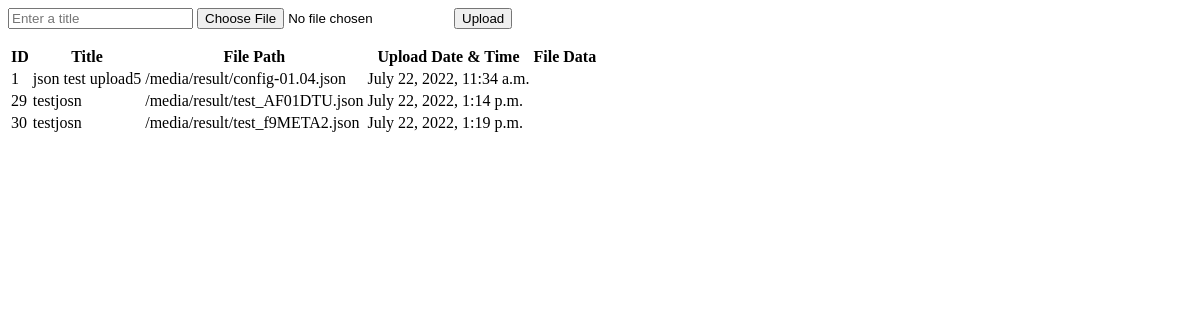
Before: /upload with the older database file.
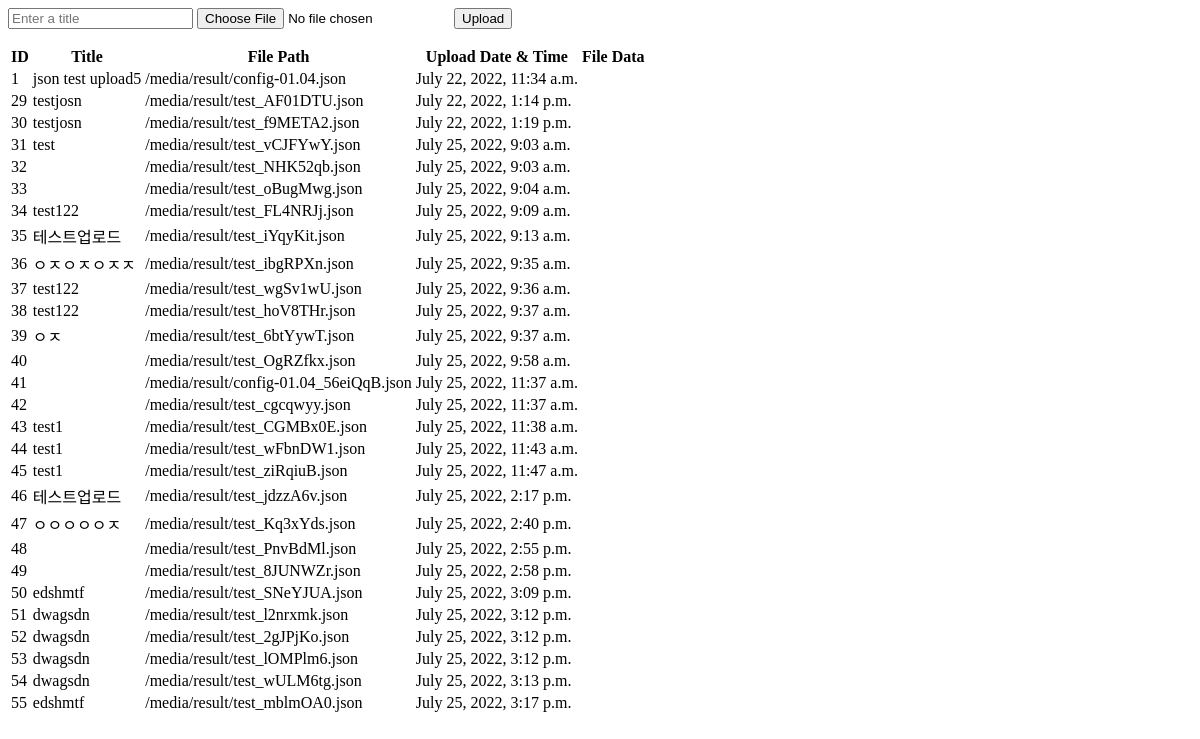
After: the same page with the newer database file.
### blog/models.py (models this page shows)
class Document(models.Model):
    title = models.CharField(max_length=200)
    uploadedFile = models.FileField(upload_to="result/")
    dateTimeOfUpload = models.DateTimeField(auto_now=True)
    contents = models.CharField(null=True, default='', max_length=5000)

### blog/views.py (the view, shortened to what this page needs)
# urls.py: path("", views.uploadFile, name="upload-file"),
def uploadFile(request):
    documents = models.Document.objects.all()
    return render(request, "blog/upload-file.html", context={
        "files": documents
    })

### blog/templates/blog/upload-file.html (shortened to what this page needs)
<form
  action="{% url 'upload-file' %}"
  method="POST"
  enctype="multipart/form-data"
>
  <input type="text" name="fileTitle" placeholder="Enter a title" />
  <input type="file" name="uploadedFile" accept=".json" />
  <input type="submit" value="Upload" />
</form>
<table>
  <tr>
    <th>ID</th>
    <th>Title</th>
    <th>File Path</th>
    <th>Upload Date & Time</th>
    <th>File Data</th>
  </tr>
  {% for file in files %}
  <tr>
    <td>{{ file.id }}</td>
    <td>{{ file.title }}</td>
    <td>{{ file.uploadedFile.url }}</td>
    <td>{{ file.dateTimeOfUpload }}</td>
    <td>{{ file.contents }}</td>
    <td></td>
  </tr>
  {% endfor %}
</table>

Changed rows visible on the page:
added Document: id "31", title "test", uploadedFile "/media/result/test_vCJFYwY.json", dateTimeOfUpload "July 25, 2022, 9:03 a.m."
added Document: id "32", uploadedFile "/media/result/test_NHK52qb.json", dateTimeOfUpload "July 25, 2022, 9:03 a.m."
added Document: id "33", uploadedFile "/media/result/test_oBugMwg.json", dateTimeOfUpload "July 25, 2022, 9:04 a.m."
added Document: id "34", title "test122", uploadedFile "/media/result/test_FL4NRJj.json", dateTimeOfUpload "July 25, 2022, 9:09 a.m."
added Document: id "35", title "테스트업로드", uploadedFile "/media/result/test_iYqyKit.json", dateTimeOfUpload "July 25, 2022, 9:13 a.m."
added Document: id "36", title "ㅇㅈㅇㅈㅇㅈㅈ", uploadedFile "/media/result/test_ibgRPXn.json", dateTimeOfUpload "July 25, 2022, 9:35 a.m."
added Document: id "37", title "test122", uploadedFile "/media/result/test_wgSv1wU.json", dateTimeOfUpload "July 25, 2022, 9:36 a.m."
added Document: id "38", title "test122", uploadedFile "/media/result/test_hoV8THr.json", dateTimeOfUpload "July 25, 2022, 9:37 a.m."
added Document: id "39", title "ㅇㅈ", uploadedFile "/media/result/test_6btYywT.json", dateTimeOfUpload "July 25, 2022, 9:37 a.m."
added Document: id "40", uploadedFile "/media/result/test_OgRZfkx.json", dateTimeOfUpload "July 25, 2022, 9:58 a.m."
added Document: id "41", uploadedFile "/media/result/config-01.04_56eiQqB.json", dateTimeOfUpload "July 25, 2022, 11:37 a.m."
added Document: id "42", uploadedFile "/media/result/test_cgcqwyy.json", dateTimeOfUpload "July 25, 2022, 11:37 a.m."
added Document: id "43", title "test1", uploadedFile "/media/result/test_CGMBx0E.json", dateTimeOfUpload "July 25, 2022, 11:38 a.m."
added Document: id "44", title "test1", uploadedFile "/media/result/test_wFbnDW1.json", dateTimeOfUpload "July 25, 2022, 11:43 a.m."
added Document: id "45", title "test1", uploadedFile "/media/result/test_ziRqiuB.json", dateTimeOfUpload "July 25, 2022, 11:47 a.m."
added Document: id "46", title "테스트업로드", uploadedFile "/media/result/test_jdzzA6v.json", dateTimeOfUpload "July 25, 2022, 2:17 p.m."
added Document: id "47", title "ㅇㅇㅇㅇㅇㅈ", uploadedFile "/media/result/test_Kq3xYds.json", dateTimeOfUpload "July 25, 2022, 2:40 p.m."
added Document: id "48", uploadedFile "/media/result/test_PnvBdMl.json", dateTimeOfUpload "July 25, 2022, 2:55 p.m."
added Document: id "49", uploadedFile "/media/result/test_8JUNWZr.json", dateTimeOfUpload "July 25, 2022, 2:58 p.m."
added Document: id "50", title "edshmtf", uploadedFile "/media/result/test_SNeYJUA.json", dateTimeOfUpload "July 25, 2022, 3:09 p.m."
added Document: id "51", title "dwagsdn", uploadedFile "/media/result/test_l2nrxmk.json", dateTimeOfUpload "July 25, 2022, 3:12 p.m."
added Document: id "52", title "dwagsdn", uploadedFile "/media/result/test_2gJPjKo.json", dateTimeOfUpload "July 25, 2022, 3:12 p.m."
added Document: id "53", title "dwagsdn", uploadedFile "/media/result/test_lOMPlm6.json", dateTimeOfUpload "July 25, 2022, 3:12 p.m."
added Document: id "54", title "dwagsdn", uploadedFile "/media/result/test_wULM6tg.json", dateTimeOfUpload "July 25, 2022, 3:13 p.m."
added Document: id "55", title "edshmtf", uploadedFile "/media/result/test_mblmOA0.json", dateTimeOfUpload "July 25, 2022, 3:17 p.m."
